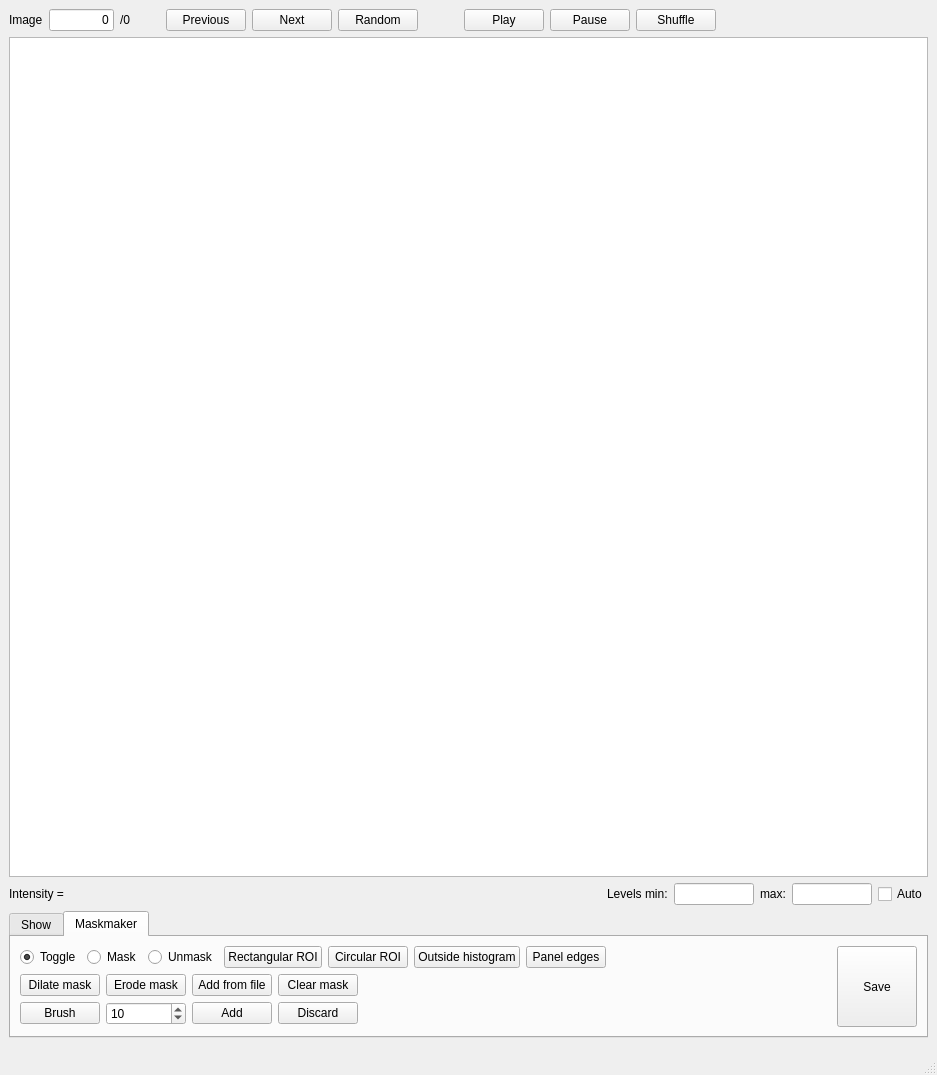
<?xml version="1.0" encoding="UTF-8"?>
<ui version="4.0">
 <class>MainWindow</class>
 <widget class="QMainWindow" name="MainWindow">
  <property name="geometry">
   <rect>
    <x>0</x>
    <y>0</y>
    <width>937</width>
    <height>1075</height>
   </rect>
  </property>
  <property name="sizePolicy">
   <sizepolicy hsizetype="Preferred" vsizetype="Preferred">
    <horstretch>0</horstretch>
    <verstretch>0</verstretch>
   </sizepolicy>
  </property>
  <property name="windowTitle">
   <string>MainWindow</string>
  </property>
  <widget class="QWidget" name="centralwidget">
   <layout class="QGridLayout" name="gridLayout">
    <item row="0" column="0">
     <layout class="QVBoxLayout" name="verticalLayout">
      <item>
       <layout class="QHBoxLayout" name="horizontalLayout">
        <item>
         <widget class="QLabel" name="label_4">
          <property name="text">
           <string>Image</string>
          </property>
         </widget>
        </item>
        <item>
         <widget class="QLineEdit" name="current_event_index_le">
          <property name="sizePolicy">
           <sizepolicy hsizetype="Preferred" vsizetype="Fixed">
            <horstretch>0</horstretch>
            <verstretch>0</verstretch>
           </sizepolicy>
          </property>
          <property name="minimumSize">
           <size>
            <width>50</width>
            <height>0</height>
           </size>
          </property>
          <property name="maximumSize">
           <size>
            <width>65</width>
            <height>16777215</height>
           </size>
          </property>
          <property name="text">
           <string>0</string>
          </property>
          <property name="alignment">
           <set>Qt::AlignRight|Qt::AlignTrailing|Qt::AlignVCenter</set>
          </property>
         </widget>
        </item>
        <item>
         <widget class="QLabel" name="total_number_label">
          <property name="minimumSize">
           <size>
            <width>40</width>
            <height>0</height>
           </size>
          </property>
          <property name="text">
           <string>/0</string>
          </property>
         </widget>
        </item>
        <item>
         <widget class="QPushButton" name="previous_button">
          <property name="text">
           <string>Previous</string>
          </property>
         </widget>
        </item>
        <item>
         <widget class="QPushButton" name="next_button">
          <property name="text">
           <string>Next</string>
          </property>
         </widget>
        </item>
        <item>
         <widget class="QPushButton" name="random_button">
          <property name="text">
           <string>Random</string>
          </property>
         </widget>
        </item>
        <item>
         <spacer name="horizontalSpacer_3">
          <property name="orientation">
           <enum>Qt::Horizontal</enum>
          </property>
          <property name="sizeType">
           <enum>QSizePolicy::Fixed</enum>
          </property>
          <property name="sizeHint" stdset="0">
           <size>
            <width>40</width>
            <height>20</height>
           </size>
          </property>
         </spacer>
        </item>
        <item>
         <widget class="QPushButton" name="play_button">
          <property name="text">
           <string>Play</string>
          </property>
         </widget>
        </item>
        <item>
         <widget class="QPushButton" name="pause_button">
          <property name="text">
           <string>Pause</string>
          </property>
         </widget>
        </item>
        <item>
         <widget class="QPushButton" name="shuffle_button">
          <property name="text">
           <string>Shuffle</string>
          </property>
         </widget>
        </item>
        <item>
         <spacer name="horizontalSpacer">
          <property name="orientation">
           <enum>Qt::Horizontal</enum>
          </property>
          <property name="sizeHint" stdset="0">
           <size>
            <width>40</width>
            <height>20</height>
           </size>
          </property>
         </spacer>
        </item>
       </layout>
      </item>
      <item>
       <widget class="ImageView" name="image_view">
        <property name="enabled">
         <bool>true</bool>
        </property>
       </widget>
      </item>
      <item>
       <layout class="QHBoxLayout" name="horizontalLayout_2">
        <item>
         <widget class="QLabel" name="intensity_label">
          <property name="sizePolicy">
           <sizepolicy hsizetype="Minimum" vsizetype="Preferred">
            <horstretch>0</horstretch>
            <verstretch>0</verstretch>
           </sizepolicy>
          </property>
          <property name="minimumSize">
           <size>
            <width>300</width>
            <height>0</height>
           </size>
          </property>
          <property name="text">
           <string>Intensity = </string>
          </property>
         </widget>
        </item>
        <item>
         <spacer name="horizontalSpacer_2">
          <property name="orientation">
           <enum>Qt::Horizontal</enum>
          </property>
          <property name="sizeHint" stdset="0">
           <size>
            <width>268</width>
            <height>20</height>
           </size>
          </property>
         </spacer>
        </item>
        <item>
         <widget class="QLabel" name="label">
          <property name="text">
           <string>Levels min:</string>
          </property>
         </widget>
        </item>
        <item>
         <widget class="QLineEdit" name="min_range_le">
          <property name="sizePolicy">
           <sizepolicy hsizetype="Fixed" vsizetype="Fixed">
            <horstretch>0</horstretch>
            <verstretch>0</verstretch>
           </sizepolicy>
          </property>
          <property name="minimumSize">
           <size>
            <width>80</width>
            <height>0</height>
           </size>
          </property>
          <property name="maximumSize">
           <size>
            <width>80</width>
            <height>16777215</height>
           </size>
          </property>
         </widget>
        </item>
        <item>
         <widget class="QLabel" name="label_2">
          <property name="text">
           <string>max:</string>
          </property>
         </widget>
        </item>
        <item>
         <widget class="QLineEdit" name="max_range_le">
          <property name="sizePolicy">
           <sizepolicy hsizetype="Fixed" vsizetype="Fixed">
            <horstretch>0</horstretch>
            <verstretch>0</verstretch>
           </sizepolicy>
          </property>
          <property name="minimumSize">
           <size>
            <width>80</width>
            <height>0</height>
           </size>
          </property>
          <property name="maximumSize">
           <size>
            <width>80</width>
            <height>16777215</height>
           </size>
          </property>
         </widget>
        </item>
        <item>
         <widget class="QCheckBox" name="auto_range_cb">
          <property name="text">
           <string>Auto</string>
          </property>
         </widget>
        </item>
       </layout>
      </item>
      <item>
       <widget class="QTabWidget" name="tab_widget">
        <property name="sizePolicy">
         <sizepolicy hsizetype="Expanding" vsizetype="Preferred">
          <horstretch>0</horstretch>
          <verstretch>0</verstretch>
         </sizepolicy>
        </property>
        <property name="minimumSize">
         <size>
          <width>0</width>
          <height>120</height>
         </size>
        </property>
        <property name="currentIndex">
         <number>1</number>
        </property>
        <widget class="QWidget" name="show_tab">
         <attribute name="title">
          <string>Show</string>
         </attribute>
         <layout class="QVBoxLayout" name="verticalLayout_2">
          <item>
           <layout class="QHBoxLayout" name="horizontalLayout_3">
            <item>
             <widget class="QCheckBox" name="show_resolution_rings_cb">
              <property name="text">
               <string>Show resolution rings</string>
              </property>
             </widget>
            </item>
            <item>
             <widget class="QLineEdit" name="show_resolution_rings_le"/>
            </item>
            <item>
             <widget class="QCheckBox" name="show_peaks_cb">
              <property name="text">
               <string>Show peaks</string>
              </property>
             </widget>
            </item>
            <item>
             <widget class="QCheckBox" name="show_mask_cb">
              <property name="text">
               <string>Show mask</string>
              </property>
             </widget>
            </item>
           </layout>
          </item>
          <item>
           <layout class="QHBoxLayout" name="horizontalLayout_6">
            <item>
             <spacer name="horizontalSpacer_4">
              <property name="orientation">
               <enum>Qt::Horizontal</enum>
              </property>
              <property name="sizeHint" stdset="0">
               <size>
                <width>40</width>
                <height>20</height>
               </size>
              </property>
             </spacer>
            </item>
            <item>
             <widget class="QLabel" name="label_3">
              <property name="text">
               <string>Show</string>
              </property>
             </widget>
            </item>
            <item>
             <widget class="QRadioButton" name="show_no_crystals_rb">
              <property name="text">
               <string>No crystals</string>
              </property>
              <attribute name="buttonGroup">
               <string notr="true">show_crystals_bg</string>
              </attribute>
             </widget>
            </item>
            <item>
             <widget class="QRadioButton" name="show_one_crystal_rb">
              <property name="text">
               <string>One crystal</string>
              </property>
              <attribute name="buttonGroup">
               <string notr="true">show_crystals_bg</string>
              </attribute>
             </widget>
            </item>
            <item>
             <widget class="QRadioButton" name="show_all_crystals_rb">
              <property name="text">
               <string>All crystals</string>
              </property>
              <property name="checked">
               <bool>true</bool>
              </property>
              <attribute name="buttonGroup">
               <string notr="true">show_crystals_bg</string>
              </attribute>
             </widget>
            </item>
            <item>
             <widget class="QPushButton" name="previous_crystal_button">
              <property name="text">
               <string>Prevous crystal</string>
              </property>
             </widget>
            </item>
            <item>
             <widget class="QPushButton" name="next_crystal_button">
              <property name="text">
               <string>Next crystal</string>
              </property>
             </widget>
            </item>
           </layout>
          </item>
         </layout>
        </widget>
        <widget class="QWidget" name="maskmaker_tab">
         <attribute name="title">
          <string>Maskmaker</string>
         </attribute>
         <layout class="QHBoxLayout" name="horizontalLayout_8">
          <item>
           <widget class="QWidget" name="widget" native="true">
            <property name="sizePolicy">
             <sizepolicy hsizetype="Expanding" vsizetype="Expanding">
              <horstretch>0</horstretch>
              <verstretch>0</verstretch>
             </sizepolicy>
            </property>
            <layout class="QVBoxLayout" name="verticalLayout_3">
             <property name="leftMargin">
              <number>0</number>
             </property>
             <property name="topMargin">
              <number>0</number>
             </property>
             <property name="rightMargin">
              <number>0</number>
             </property>
             <property name="bottomMargin">
              <number>0</number>
             </property>
             <item>
              <layout class="QHBoxLayout" name="horizontalLayout_4">
               <item>
                <widget class="QRadioButton" name="toggle_rb">
                 <property name="text">
                  <string>Toggle</string>
                 </property>
                 <property name="checked">
                  <bool>true</bool>
                 </property>
                 <attribute name="buttonGroup">
                  <string notr="true">maskmaker_toggle_bg</string>
                 </attribute>
                </widget>
               </item>
               <item>
                <widget class="QRadioButton" name="mask_rb">
                 <property name="text">
                  <string>Mask</string>
                 </property>
                 <attribute name="buttonGroup">
                  <string notr="true">maskmaker_toggle_bg</string>
                 </attribute>
                </widget>
               </item>
               <item>
                <widget class="QRadioButton" name="unmask_rb">
                 <property name="text">
                  <string>Unmask</string>
                 </property>
                 <attribute name="buttonGroup">
                  <string notr="true">maskmaker_toggle_bg</string>
                 </attribute>
                </widget>
               </item>
               <item>
                <widget class="QPushButton" name="rectangular_roi_button">
                 <property name="text">
                  <string>Rectangular ROI</string>
                 </property>
                </widget>
               </item>
               <item>
                <widget class="QPushButton" name="circular_roi_button">
                 <property name="text">
                  <string>Circular ROI</string>
                 </property>
                </widget>
               </item>
               <item>
                <widget class="QPushButton" name="outside_histogram_button">
                 <property name="sizePolicy">
                  <sizepolicy hsizetype="Minimum" vsizetype="Fixed">
                   <horstretch>0</horstretch>
                   <verstretch>0</verstretch>
                  </sizepolicy>
                 </property>
                 <property name="text">
                  <string>Outside histogram</string>
                 </property>
                </widget>
               </item>
               <item>
                <widget class="QPushButton" name="panel_edges_button">
                 <property name="text">
                  <string>Panel edges</string>
                 </property>
                </widget>
               </item>
               <item>
                <spacer name="horizontalSpacer_5">
                 <property name="orientation">
                  <enum>Qt::Horizontal</enum>
                 </property>
                 <property name="sizeHint" stdset="0">
                  <size>
                   <width>40</width>
                   <height>20</height>
                  </size>
                 </property>
                </spacer>
               </item>
              </layout>
             </item>
             <item>
              <layout class="QHBoxLayout" name="horizontalLayout_5">
               <item>
                <widget class="QPushButton" name="dilate_mask_button">
                 <property name="text">
                  <string>Dilate mask</string>
                 </property>
                </widget>
               </item>
               <item>
                <widget class="QPushButton" name="erode_mask_button">
                 <property name="text">
                  <string>Erode mask</string>
                 </property>
                </widget>
               </item>
               <item>
                <widget class="QPushButton" name="add_mask_from_file_button">
                 <property name="text">
                  <string>Add from file</string>
                 </property>
                </widget>
               </item>
               <item>
                <widget class="QPushButton" name="clear_mask_button">
                 <property name="text">
                  <string>Clear mask</string>
                 </property>
                </widget>
               </item>
               <item>
                <spacer name="horizontalSpacer_6">
                 <property name="orientation">
                  <enum>Qt::Horizontal</enum>
                 </property>
                 <property name="sizeHint" stdset="0">
                  <size>
                   <width>40</width>
                   <height>20</height>
                  </size>
                 </property>
                </spacer>
               </item>
              </layout>
             </item>
             <item>
              <layout class="QHBoxLayout" name="horizontalLayout_7">
               <item>
                <widget class="QPushButton" name="brush_button">
                 <property name="text">
                  <string>Brush</string>
                 </property>
                </widget>
               </item>
               <item>
                <widget class="QSpinBox" name="brush_size_sb">
                 <property name="minimumSize">
                  <size>
                   <width>80</width>
                   <height>0</height>
                  </size>
                 </property>
                 <property name="minimum">
                  <number>1</number>
                 </property>
                 <property name="maximum">
                  <number>1000</number>
                 </property>
                 <property name="value">
                  <number>10</number>
                 </property>
                 <property name="displayIntegerBase">
                  <number>10</number>
                 </property>
                </widget>
               </item>
               <item>
                <widget class="QPushButton" name="add_brush_button">
                 <property name="text">
                  <string>Add</string>
                 </property>
                </widget>
               </item>
               <item>
                <widget class="QPushButton" name="discard_brush_button">
                 <property name="text">
                  <string>Discard</string>
                 </property>
                </widget>
               </item>
               <item>
                <spacer name="horizontalSpacer_7">
                 <property name="orientation">
                  <enum>Qt::Horizontal</enum>
                 </property>
                 <property name="sizeHint" stdset="0">
                  <size>
                   <width>40</width>
                   <height>20</height>
                  </size>
                 </property>
                </spacer>
               </item>
              </layout>
             </item>
            </layout>
           </widget>
          </item>
          <item>
           <widget class="QPushButton" name="save_mask_button">
            <property name="sizePolicy">
             <sizepolicy hsizetype="Minimum" vsizetype="Expanding">
              <horstretch>0</horstretch>
              <verstretch>0</verstretch>
             </sizepolicy>
            </property>
            <property name="text">
             <string>Save</string>
            </property>
           </widget>
          </item>
         </layout>
        </widget>
       </widget>
      </item>
      <item>
       <widget class="QWidget" name="show_crystals_widget" native="true">
        <property name="enabled">
         <bool>true</bool>
        </property>
        <property name="sizePolicy">
         <sizepolicy hsizetype="Expanding" vsizetype="Preferred">
          <horstretch>0</horstretch>
          <verstretch>0</verstretch>
         </sizepolicy>
        </property>
        <property name="minimumSize">
         <size>
          <width>0</width>
          <height>0</height>
         </size>
        </property>
        <property name="maximumSize">
         <size>
          <width>16777215</width>
          <height>16777215</height>
         </size>
        </property>
        <layout class="QGridLayout" name="gridLayout_2">
         <property name="leftMargin">
          <number>0</number>
         </property>
         <property name="topMargin">
          <number>0</number>
         </property>
         <property name="rightMargin">
          <number>0</number>
         </property>
         <property name="bottomMargin">
          <number>0</number>
         </property>
        </layout>
       </widget>
      </item>
     </layout>
    </item>
   </layout>
  </widget>
  <widget class="QStatusBar" name="statusbar"/>
 </widget>
 <customwidgets>
  <customwidget>
   <class>ImageView</class>
   <extends>QGraphicsView</extends>
   <header>pyqtgraph</header>
  </customwidget>
 </customwidgets>
 <resources/>
 <connections/>
 <buttongroups>
  <buttongroup name="maskmaker_toggle_bg"/>
  <buttongroup name="show_crystals_bg"/>
 </buttongroups>
</ui>
